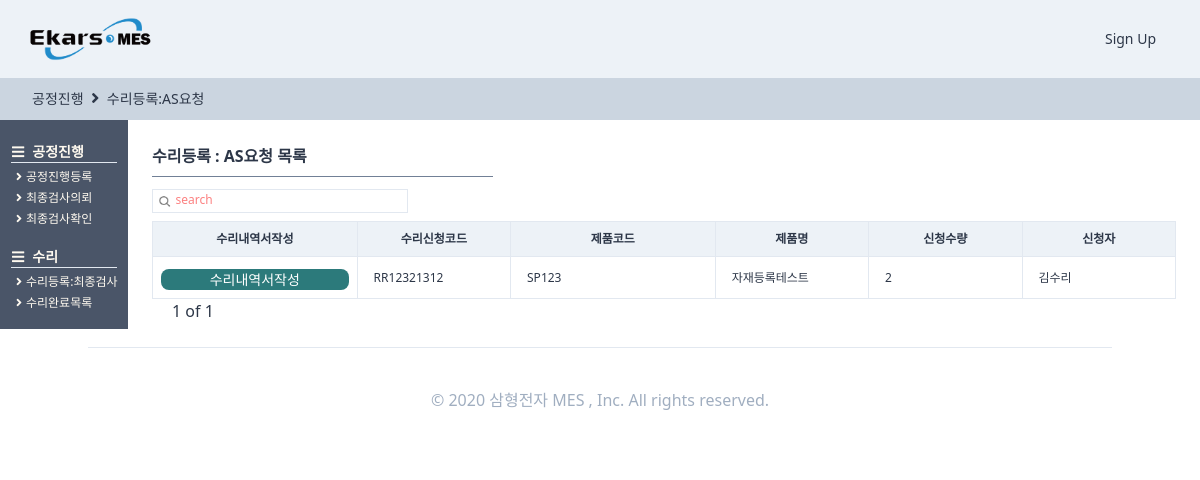
The page /producemanages/ASrequestlist/ on the database as committed earlier.
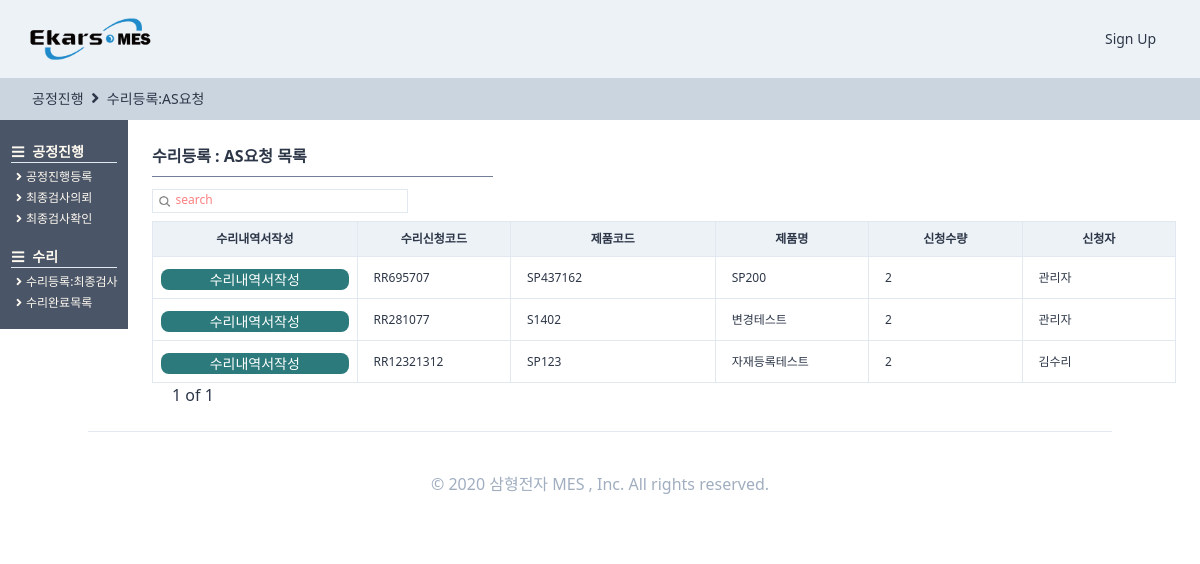
The same page on the database as committed later.
### afterservices/models.py (models this page shows, shortened)
class ASRepairRequest(TimeStampedModel):
    택배관련_CHOICES = (
        ("선불", "선불"),
        ("착불", "착불"),
    )
    수리요청코드 = models.CharField(max_length=50, null=True, blank=True,)
    AS현장방문 = models.ForeignKey(
        "ASVisitContents", related_name="AS수리요청", on_delete=models.SET_NULL, null=True
    )
    신청자 = models.ForeignKey(
        users_models.User, related_name="AS수리요청", on_delete=models.SET_NULL, null=True
    )
    신청품목 = models.ForeignKey(
        SI_models.SingleProduct,
        related_name="AS수리요청",
        on_delete=models.SET_NULL,
        null=True,
        blank=True,
    )
    고객성명 = models.CharField(max_length=50, null=True, blank=True,)
    고객주소 = models.CharField(max_length=120, null=True, blank=True,)
    고객전화 = models.CharField(max_length=50, null=True, blank=True,)
    고객팩스 = models.CharField(max_length=50, null=True, blank=True,)
    AS의뢰내용 = models.CharField(max_length=50, null=True, blank=True,)
    시리얼번호 = models.CharField(max_length=50, null=True, blank=True,)
    사용자액세서리 = models.CharField(max_length=50, null=True, blank=True,)
    택배관련 = models.CharField(choices=택배관련_CHOICES, max_length=10, default="선불")
    신청수량 = models.IntegerField()
    class Meta:
        verbose_name = "AS수리요청"
        verbose_name_plural = "AS수리요청"

### StandardInformation/models.py (models this page shows, shortened)
class SingleProduct(TimeStampedModel):
    작성자 = models.ForeignKey(
        "users.User", related_name="단품제품작성자", on_delete=models.SET_NULL, null=True
    )
    작성일 = models.DateField(auto_now=True, auto_now_add=False)
    모델코드 = models.CharField(max_length=80, blank=True)
    모델명 = models.CharField(max_length=30, blank=True)
    규격 = models.CharField(max_length=80, blank=True)
    단위 = models.CharField(max_length=10, blank=True)
    단가 = models.IntegerField(null=True)
    class Meta:
        verbose_name = "단품제품"
        verbose_name_plural = "단품제품"

### users/models.py (models this page shows, shortened)
class User(AbstractUser, TimeStampedModel):
    부서 = models.ManyToManyField("Part", related_name="user", null=True)
    class Meta:
        verbose_name = "사용자"
        verbose_name_plural = "사용자"
    def __str__(self):
        return self.first_name

### producemanages/views.py (the view, shortened to what this page needs)
# urls.py: path("ASrequestlist/", views.ASrequestlist, name="ASrequestlist"),
def ASrequestlist(request):
    user = request.user
    search = request.GET.get("search")
    if search is None:
        s_order = []
        order = AS_models.ASRepairRequest.objects.all().order_by("-created")
        for s in order:
            try:
                s.수리내역서
            except:
                s_order.append(s)
        s_bool = False
    pagediv = 7
    totalpage = int(math.ceil(len(s_order) / pagediv))
    paginator = Paginator(s_order, pagediv, orphans=0)
    page = request.GET.get("page", "1")
    s_order = paginator.get_page(page)
    nextpage = int(page) + 1
    previouspage = int(page) - 1
    notsamebool = True
    nonpage = False
    if totalpage == 0:
        nonpage = True
    if int(page) == totalpage:
        notsamebool = False
    if (search is None) or (search == ""):
        search = "search"
    return render(
        request,
        "producemanages/ASrequestlist.html",
        {
            "s_order": s_order,
            "search": search,
            "page": page,
            "totalpage": totalpage,
            "notsamebool": notsamebool,
            "nextpage": nextpage,
            "previouspage": previouspage,
            "s_bool": s_bool,
            "nonpage": nonpage,
        },
    )

### templates/producemanages/ASrequestlist.html (shortened to what this page needs)
{%extends "producemanages/producehome.html"%}
{%load static%}
{%block head_title%}
<i class="fas fa-angle-right text-base mx-1"></i>
<a href="{%url "producemanages:ASrequestlist"%}" class="hover:font-bold">
    수리등록:AS요청
</a>
{%endblock head_title %}
{%block main_contens%}
<div class="flex flex-col">
    <div class="w-full h-full pl-32 -mt-6 font-semibold pt-12 flex flex-col">
        <div class="flex flex-col p-6 w-full ">
            <span class="border-b w-1/3 mb-3 border-gray-600 pb-2 font-semibold text-base">수리등록 : AS요청 목록</span>
            <div class="w-64 border h-6 mb-2">
                <form method="get" action="" class="w-full flex ">
                    <button class="w-4 h-4 mt-1 ml-1  rounded-xl bg-cover bg-center"
                        style="background-image:url({% static 'img/search.png' %});"></button>
                    <input name="search" placeholder={{search}}
                        class="ml-1 w-full border-none search-box text-xs font-medium placeholder-red-400 focus: outline-none" />
                </form>
            </div>
            <div class="flex ">
                <div class="flew flex-col">
                    <table class="table-fixed font-light text-xs w-full">
                        <thead>
                            <tr>
                                <th class="border bg-gray-200 px-2 py-2 w-32">수리내역서작성</th>
                                <th class="border bg-gray-200 px-4 py-2 w-24">수리신청코드</th>
                                <th class="border bg-gray-200 px-4 py-2 w-32">제품코드</th>
                                <th class="border bg-gray-200 px-4 py-2 w-24">제품명</th>
                                <th class="border bg-gray-200 px-4 py-2 w-24">신청수량</th>
                                <th class="border bg-gray-200 px-4 py-2 w-24">신청자</th>
                            </tr>
                        </thead>
                        <tbody>
                            {%for list in s_order%}
                            <tr>
                                <td class="border px-2 py-2 font-bold
                            text-blue-800 justify-center">
                                    <a href="{%url "producemanages:repairregisterAS" list.pk %}">
                                        <div
                                            class="btn-link hover:bg-blue-800 bg-teal-700 hover:font-bold mt-1 mb-0  w-full">
                                            수리내역서작성
                                        </div>
                                    </a>
                                </td>
                                <td class="border px-4 py-2  hover:text-blue-700 hover:font-bold "><a
                                        href="{%url "producemanages:repairrequestdetail" list.pk %}">
                                        {{list.수리요청코드}}</a></td>
                                <td class="border px-4 py-2">{{list.신청품목.모델코드}}</td>
                                <td class="border px-4 py-2">{{list.신청품목.모델명}}</td>
                                <td class="border px-4 py-2">{{list.신청수량}}</td>
                                <td class="border px-4 py-2">{{list.신청자}}</td>
                            </tr>
                            {%endfor%}
                        </tbody>
                    </table>
                    {%if nonpage%}
                    {%else%}
                    <div class="flex ml-2">
                        <span class="mx-3 font-medium  text-base">{{page}} of
                            {{totalpage}}</span>
                    </div>
                    {%endif%}
                </div>
            </div>
        </div>
    </div>
</div>
{%endblock main_contens %}

### templates/producemanages/producehome.html (shortened to what this page needs)
{%extends "base.html"%}
{%load static%}
{% block content %}
<div class="w-full bg-gray-400 h-10 items-center -mt-4 font-normal fixed justify-center text-sm py-2 pl-8 ">
    <a class="hover:font-bold" href="{% url "producemanages:producehome"%}">
        <div class="">공정진행
    </a>{%block head_title%} {%endblock head_title %}</div>
<div class="flex">
    <div class="w-32 mx-auto h-10/12 fixed items-center font-semibold justify-center pt-5 bg-gray-700 mt-6">
        <div class="font-base text-sm text-left text-orange-100 py-px">
            <i class="fas fa-bars mr-2 ml-3"></i><a href="{% url "producemanages:producehome"%}">공정진행</a>
            <div class="border-t h-px w-10/12 self-center mx-auto py-px "></div>
            <div class="text-left ml-4 mb-4">
                <div>
                    <a href="{% url "producemanages:worklist"%}">
                        <span class=" font-light text-xs text-orange-100 hover:font-bold">
                            <i class="fas fa-angle-right mr-1"></i>공정진행등록</span></a></div>
                <div>
                    <a href="{% url "producemanages:workdonelist"%}">
                        <span class=" font-light text-xs justify-center text-orange-100  hover:font-bold">
                            <i class="fas fa-angle-right mr-1"></i>최종검사의뢰</span></a></div>
                <div>
                    <a href="{% url "producemanages:checkdonelist"%}">
                        <span class=" font-light text-xs justify-center text-orange-100  hover:font-bold">
                            <i class="fas fa-angle-right mr-1"></i>최종검사확인</span></a></div>
            </div>
        </div>
        <div class="font-base text-sm text-left text-orange-100 py-px">
            <i class="fas fa-bars mr-2 ml-3"></i><a href="{% url "producemanages:producehome"%}">수리</a>
            <div class="border-t h-px w-10/12 self-center mx-auto py-px "></div>
            <div class="text-left ml-4 mb-4">
                <div>
                    <a href="{% url "producemanages:finalchecklist"%}">
                        <span class=" font-light text-xs text-orange-100 hover:font-bold">
                            <i class="fas fa-angle-right mr-1"></i>수리등록:최종검사</span></a></div>
                <div>
                    <a href="{% url "producemanages:repairlist"%}">
                        <span class=" font-light text-xs justify-center text-orange-100  hover:font-bold">
                            <i class="fas fa-angle-right mr-1"></i>수리완료목록</span></a></div>
            </div>
        </div>
    </div>
    {%block main_contens%}{%endblock main_contens %}
</div>
{%endblock content %}

### templates/base.html (shortened to what this page needs)
{% load static%}
{% load i18n %}
<!DOCTYPE html>
<html lang="en">
<head>
    <link rel="stylesheet" href="https://use.fontawesome.com/releases/v5.11.2/css/all.css">
    <link rel="stylesheet" href="{% static 'css/styles.css'%}">
    <link rel="stylesheet" href="//code.jquery.com/ui/1.12.1/themes/base/jquery-ui.css">
</head>
<body class="text-gray-800 mt-24 font-light">
    <header
        class="container bg-gray-200 max-w-full inset-0 flex items-center justify-between px-6 h-20 border-b-2 border-gray-400 fixed bg-white">
        <div class="flex items-center w-1/3">
            <a href="{% url "core:home"%}"><img class=" h-12" src="{% static 'img/logo.png'%}" /></a>
        </div>
        {% include "partials/navigation.html"%}
    </header>
    {% block content %}
    {% endblock %}
</body>
{% include "partials/footer.html"%}
</html>

### templates/partials/navigation.html
{% load static%}
<div class="flex items-center text-sm font-medium h-full w-full  flex-raw justify-end">
        {% if user.is_authenticated %}
        <div class="text-right  text-xs h-5">안녕하세요. {{user}}님</div>
        {% if user.lenofpart > 1 %}
        {% for part in user.부서.all %}
        <div
                class="ml-3 border-b-2 border-transparent h-full flex items-center hover:border-gray-600 font-semibold text-xs">
                <a href="{%url "core:parthome" part.pk %}" class="py-10 px-2">
                        {% if part.부서명 == "자재부" %}
                        재고관리
                        {%else%}
                        <script>
                                var parta = "{{ part.부서명 }}";
                                var result = parta.replace("부", '')
                                document.write(result)
                        </script>
                        {% endif %}
                </a></div>
        {% endfor %}
        {% endif %}
        <div class="nav_link font-semibold ml-3"><a href="{%url "users:logout"%}">로그아웃</a></div>
        {% else %}
        <li class="nav_link"><a href="{%url "users:signup"%}">Sign Up</a></li>
        {% endif %}
</div>

### templates/partials/footer.html
{% load i18n %}
<footer class=" h-full container mx-auto text-center py-10 border-t font-medium text-gray-500">
    &copy; {% trans '2020 삼형전자 MES , Inc. All rights reserved.' %}
</footer>

Rows that differ between the two databases and show on the page:
added ASRepairRequest: 수리요청코드 "RR695707", 신청품목.모델코드 "SP437162", 신청품목.모델명 "SP200", 신청수량 "2", 신청자 "관리자"
added ASRepairRequest: 수리요청코드 "RR281077", 신청품목.모델코드 "S1402", 신청품목.모델명 "변경테스트", 신청수량 "2", 신청자 "관리자"
